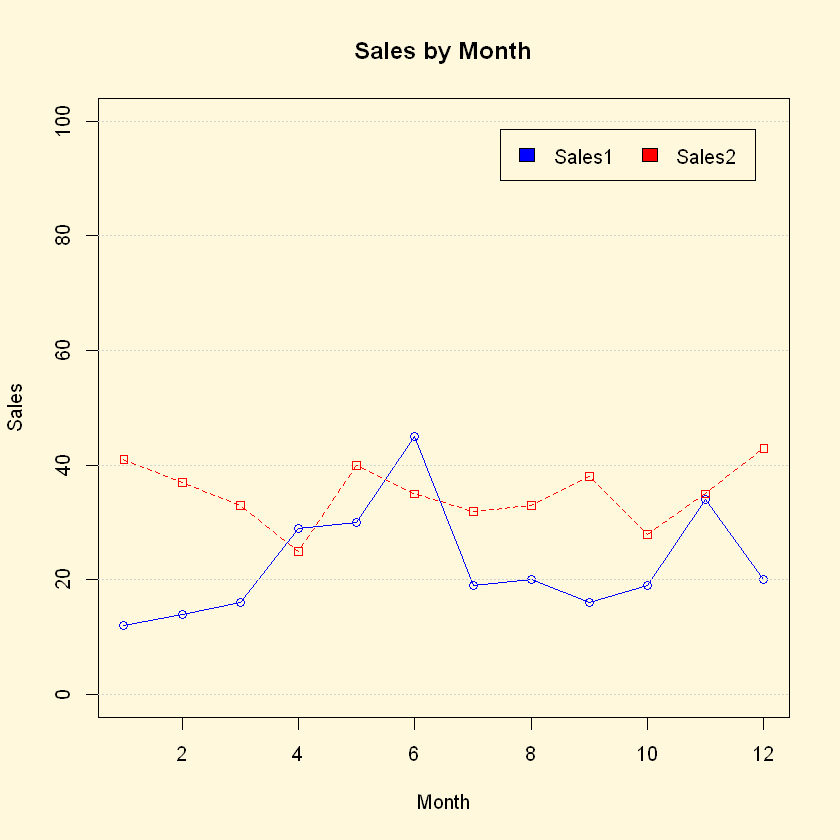

This chart was generated by the following R code:
sales1<-c(12,14,16,29,30,45,19,20,16, 19, 34, 20)
sales2<-rpois(12,34)  
plot(sales1, col="blue", type="o", ylim=c(0,100), xlab="Month", ylab="Sales" )
title(main="Sales by Month")

lines(sales2, type="o", pch=22, lty=2, col="red")
grid(nx=NA, ny=NULL)
legend("topright", inset=.05, c("Sales1","Sales2"), fill=c("blue","red"), horiz=TRUE)
